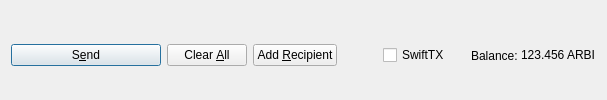
         <widget class="QFrame" name="frame_Send">
          <layout class="QHBoxLayout" name="horizontalLayout">
           <property name="bottomMargin">
            <number>0</number>
           </property>
           <item>
            <widget class="QPushButton" name="sendButton">
             <property name="minimumSize">
              <size>
               <width>150</width>
               <height>0</height>
              </size>
             </property>
             <property name="toolTip">
              <string>Confirm the send action</string>
             </property>
             <property name="text">
              <string>S&amp;end</string>
             </property>
             <property name="icon">
              <iconset resource="../arbi.qrc">
               <normaloff>:/icons/send</normaloff>:/icons/send</iconset>
             </property>
             <property name="autoDefault">
              <bool>false</bool>
             </property>
             <property name="default">
              <bool>true</bool>
             </property>
            </widget>
           </item>
           <item>
            <widget class="QPushButton" name="clearButton">
             <property name="sizePolicy">
              <sizepolicy hsizetype="Minimum" vsizetype="Fixed">
               <horstretch>0</horstretch>
               <verstretch>0</verstretch>
              </sizepolicy>
             </property>
             <property name="toolTip">
              <string>Clear all fields of the form.</string>
             </property>
             <property name="text">
              <string>Clear &amp;All</string>
             </property>
             <property name="icon">
              <iconset resource="../arbi.qrc">
               <normaloff>:/icons/remove</normaloff>:/icons/remove</iconset>
             </property>
             <property name="autoDefault">
              <bool>false</bool>
             </property>
            </widget>
           </item>
           <item>
            <widget class="QPushButton" name="addButton">
             <property name="toolTip">
              <string>Send to multiple recipients at once</string>
             </property>
             <property name="text">
              <string>Add &amp;Recipient</string>
             </property>
             <property name="icon">
              <iconset resource="../arbi.qrc">
               <normaloff>:/icons/add</normaloff>:/icons/add</iconset>
             </property>
             <property name="autoDefault">
              <bool>false</bool>
             </property>
            </widget>
           </item>
           <item>
            <spacer name="horizontalSpacer">
             <property name="orientation">
              <enum>Qt::Horizontal</enum>
             </property>
             <property name="sizeHint" stdset="0">
              <size>
               <width>40</width>
               <height>20</height>
              </size>
             </property>
            </spacer>
           </item>
           <item>
            <layout class="QHBoxLayout" name="horizontalLayout_2">
             <property name="spacing">
              <number>3</number>
             </property>
             <item>
              <widget class="QCheckBox" name="checkSwiftTX">
               <property name="enabled">
                <bool>true</bool>
               </property>
               <property name="minimumSize">
                <size>
                 <width>85</width>
                 <height>0</height>
                </size>
               </property>
               <property name="text">
                <string>SwiftTX</string>
               </property>
              </widget>
             </item>
             <item>
              <widget class="QLabel" name="label">
               <property name="text">
                <string>Balance:</string>
               </property>
              </widget>
             </item>
             <item>
              <widget class="QLabel" name="labelBalance">
               <property name="sizePolicy">
                <sizepolicy hsizetype="Preferred" vsizetype="Fixed">
                 <horstretch>0</horstretch>
                 <verstretch>0</verstretch>
                </sizepolicy>
               </property>
               <property name="cursor">
                <cursorShape>IBeamCursor</cursorShape>
               </property>
               <property name="text">
                <string notr="true">123.456 ARBI</string>
               </property>
               <property name="textInteractionFlags">
                <set>Qt::LinksAccessibleByMouse|Qt::TextSelectableByKeyboard|Qt::TextSelectableByMouse</set>
               </property>
              </widget>
             </item>
            </layout>
           </item>
          </layout>
         </widget>
